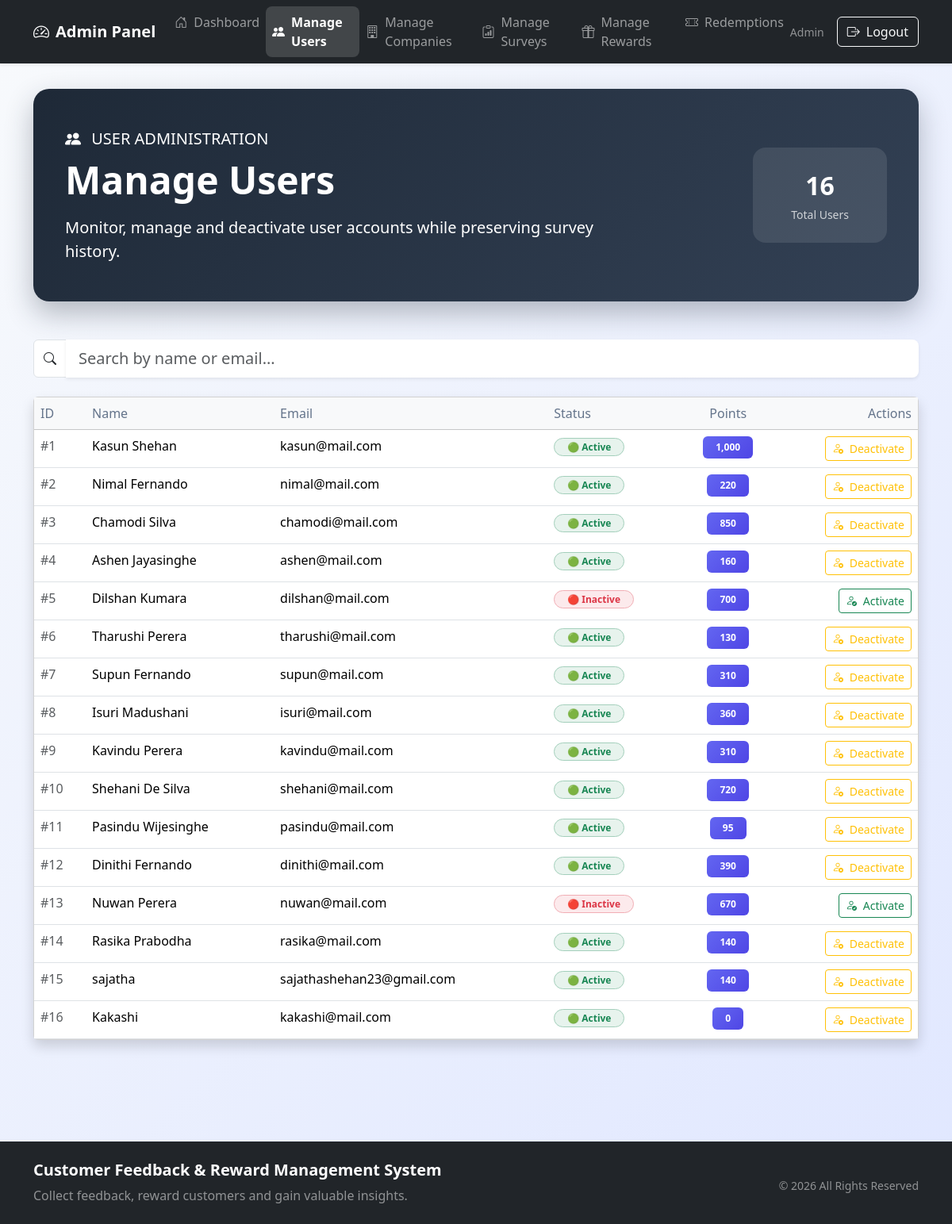
Page /admin/manage_users.php (signed in) on the committed database.
### tables this page shows
CREATE TABLE `users` (
  `user_id` int NOT NULL AUTO_INCREMENT,
  `name` varchar(100) NOT NULL,
  `email` varchar(100) NOT NULL,
  `password` varchar(255) NOT NULL,
  `points` int DEFAULT '0',
  `created_at` timestamp NULL DEFAULT CURRENT_TIMESTAMP,
  `is_deleted` tinyint(1) NOT NULL DEFAULT '0',
  `deleted_at` datetime DEFAULT NULL,
  `status` enum('active','inactive') DEFAULT 'active',
  PRIMARY KEY (`user_id`),
  UNIQUE KEY `email` (`email`),
  KEY `idx_status` (`status`)
);

### admin/manage_users.php (the view, shortened to what this page needs)
<?php
include("../config/db.php");
$result = mysqli_query(
    $conn,
    "SELECT * FROM users WHERE is_deleted = 0"
);
?>
<!DOCTYPE html>
<html lang="en">
<head>
    <link href="https://cdn.jsdelivr.net/npm/bootstrap@5.3.6/dist/css/bootstrap.min.css" rel="stylesheet">
    <link href="https://cdn.jsdelivr.net/npm/bootstrap-icons@1.11.3/font/bootstrap-icons.css" rel="stylesheet">
</head>
<body>
    <?php include("../includes/admin_navbar.php"); ?>
    <div class="container dashboard-container">
        <div class="hero-section">
            <div class="row align-items-center">
                <div class="col-lg-8">
                    <p class="mb-2 opacity-90 fs-5">
                        <i class="bi bi-people-fill me-2"></i>
                        USER ADMINISTRATION
                    </p>
                    <h1 class="display-5 fw-bold mb-3">Manage Users</h1>
                    <p class="lead opacity-90 mb-0">
                        Monitor, manage and deactivate user accounts while preserving survey history.                    </p>
                </div>
                <div class="col-lg-4 text-lg-end mt-4 mt-lg-0">
                    <div class="bg-white bg-opacity-10 rounded-4 px-5 py-4 d-inline-block text-center">
                        <div class="fs-2 fw-bold"><?php echo mysqli_num_rows($result); ?></div>
                        <small class="opacity-75">Total Users</small>
                    </div>
                </div>
            </div>
        </div>
        <?php if (mysqli_num_rows($result) > 0): ?>
            <div class="mb-4">
                <div class="input-group">
                    <span class="input-group-text bg-white">
                        <i class="bi bi-search"></i>
                    </span>
                    <input type="text"
                           id="searchInput"
                           class="form-control form-control-lg border-0 shadow-sm"
                           placeholder="Search by name or email...">
                </div>
            </div>
            <div class="card shadow">
                <div class="card-body p-0">
                    <div class="table-responsive">
                        <table class="table table-hover mb-0" id="usersTable">
                            <thead class="table-light">
                                <tr>
                                    <th>ID</th>
                                    <th>Name</th>
                                    <th>Email</th>
                                    <th>Status</th>
                                    <th class="text-center">Points</th>
                                    <th class="text-end">Actions</th>
                                </tr>
                            </thead>
                            <tbody>
                                <?php
                                mysqli_data_seek($result, 0);
                                while($row = mysqli_fetch_assoc($result)):
                                ?>
                                    <tr class="user-row">
                                        <td class="text-muted">#<?php echo $row['user_id']; ?></td>
                                        <td class="fw-medium"><?php echo htmlspecialchars($row['name']); ?></td>
                                        <td><?php echo htmlspecialchars($row['email']); ?></td>
                                        <td>
                                            <?php if($row['status'] === 'active' || empty($row['status'])): ?>
                                                <span class="badge bg-success bg-opacity-10 text-success border border-success-subtle rounded-pill px-3">🟢 Active</span>
                                            <?php else: ?>
                                                <span class="badge bg-danger bg-opacity-10 text-danger border border-danger-subtle rounded-pill px-3">🔴 Inactive</span>
                                            <?php endif; ?>
                                        </td>
                                        <td class="text-center">
                                            <span class="badge points-badge px-3 py-2">
                                                <?php echo number_format($row['points']); ?>
                                            </span>
                                        </td>
                                        <td class="text-end">
                                            <?php if($row['status'] === 'active' || empty($row['status'])): ?>
                                                <button type="button"
                                                   class="btn btn-outline-warning btn-sm fw-medium"
                                                   data-bs-toggle="modal"
                                                   data-bs-target="#deactivateModal"
                                                   data-user-id="<?php echo $row['user_id']; ?>">
                                                    <i class="bi bi-person-x me-1"></i> Deactivate
                                                </button>
                                            <?php else: ?>
                                                <button type="button"
                                                   class="btn btn-outline-success btn-sm fw-medium"
                                                   data-bs-toggle="modal"
                                                   data-bs-target="#activateModal"
                                                   data-user-id="<?php echo $row['user_id']; ?>">
                                                    <i class="bi bi-person-check me-1"></i> Activate
                                                </button>
                                            <?php endif; ?>
                                        </td>
                                    </tr>
                                <?php endwhile; ?>
                            </tbody>
                        </table>
                    </div>
                </div>
            </div>
        <?php endif; ?>
    </div>
    <?php include('../includes/footer.php'); ?>
</body>
</html>

### admin/manage_users.php (style rules this page uses)
:root { --primary: #6366f1; --primary-dark: #4f46e5; --success: #10b981; --dark: #1e2937; }
body { background: linear-gradient(135deg, #f8fafc 0%, #e0e7ff 100%); font-family: 'Segoe UI', system-ui, -apple-system, sans-serif; min-height: 100vh; }
.dashboard-container { padding-top: 2rem; padding-bottom: 5rem; }
.hero-section { background: linear-gradient(135deg, #1e2937 0%, #334155 100%); color: white; border-radius: 20px; padding: 3rem 2.5rem; margin-bottom: 3rem; box-shadow: 0 15px 35px rgba(30, 41, 55, 0.3); }
.table th { font-weight: 500; color: #64748b; }
.points-badge { background: linear-gradient(135deg, #6366f1, #4f46e5); color: white; font-weight: 700; }

### rows in the picture
users: user_id "1", name "Kasun Shehan", email "kasun@mail.com", status "🟢 Active", points "1,000"
users: user_id "2", name "Nimal Fernando", email "nimal@mail.com", status "🟢 Active", points "220"
users: user_id "3", name "Chamodi Silva", email "chamodi@mail.com", status "🟢 Active", points "850"
users: user_id "4", name "Ashen Jayasinghe", email "ashen@mail.com", status "🟢 Active", points "160"
users: user_id "5", name "Dilshan Kumara", email "dilshan@mail.com", status "🔴 Inactive", points "700"
users: user_id "6", name "Tharushi Perera", email "tharushi@mail.com", status "🟢 Active", points "130"
users: user_id "7", name "Supun Fernando", email "supun@mail.com", status "🟢 Active", points "310"
users: user_id "8", name "Isuri Madushani", email "isuri@mail.com", status "🟢 Active", points "360"
users: user_id "9", name "Kavindu Perera", email "kavindu@mail.com", status "🟢 Active", points "310"
users: user_id "10", name "Shehani De Silva", email "shehani@mail.com", status "🟢 Active", points "720"
users: user_id "11", name "Pasindu Wijesinghe", email "pasindu@mail.com", status "🟢 Active", points "95"
users: user_id "12", name "Dinithi Fernando", email "dinithi@mail.com", status "🟢 Active", points "390"
users: user_id "13", name "Nuwan Perera", email "nuwan@mail.com", status "🔴 Inactive", points "670"
users: user_id "14", name "Rasika Prabodha", email "rasika@mail.com", status "🟢 Active", points "140"
users: user_id "15", name "sajatha", email "sajathashehan23@gmail.com", status "🟢 Active", points "140"
users: user_id "16", name "Kakashi", email "kakashi@mail.com", status "🟢 Active", points "0"

### other values in the picture
$_SESSION['admin_name'] "Admin"
mysqli_num_rows($result) "16"
